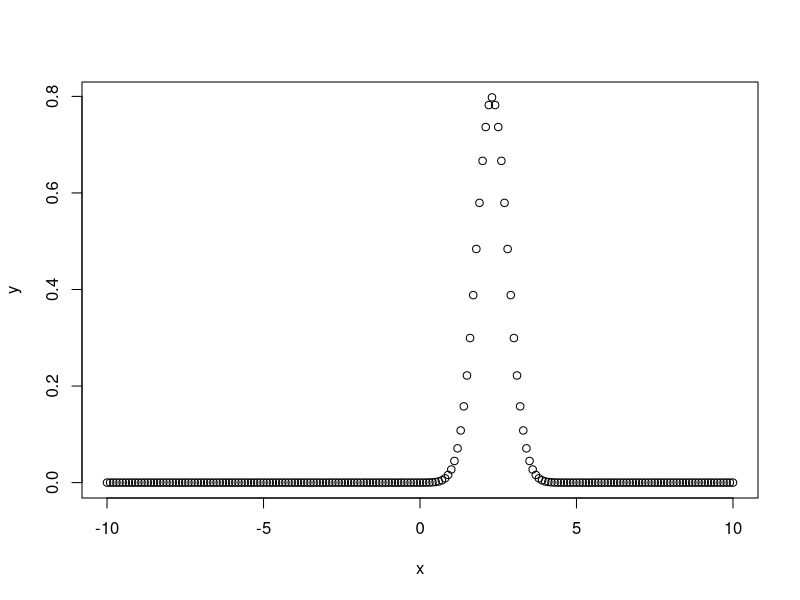
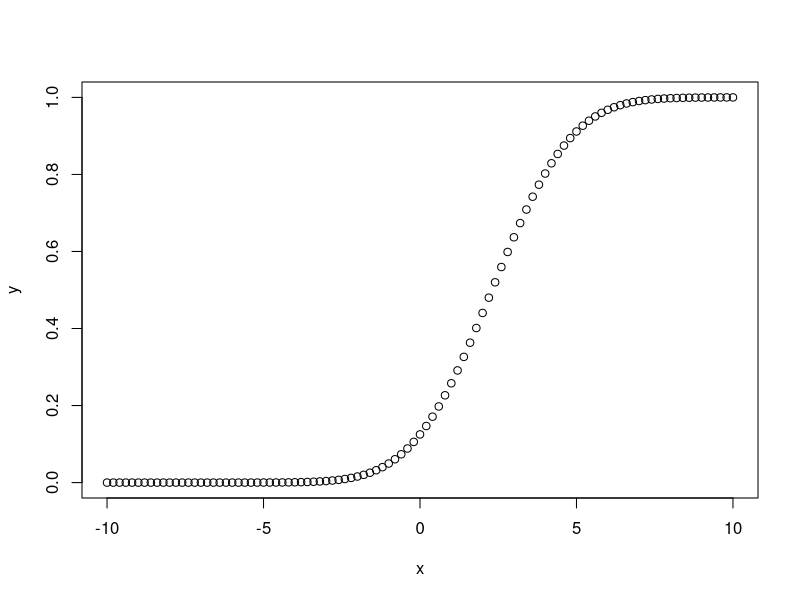
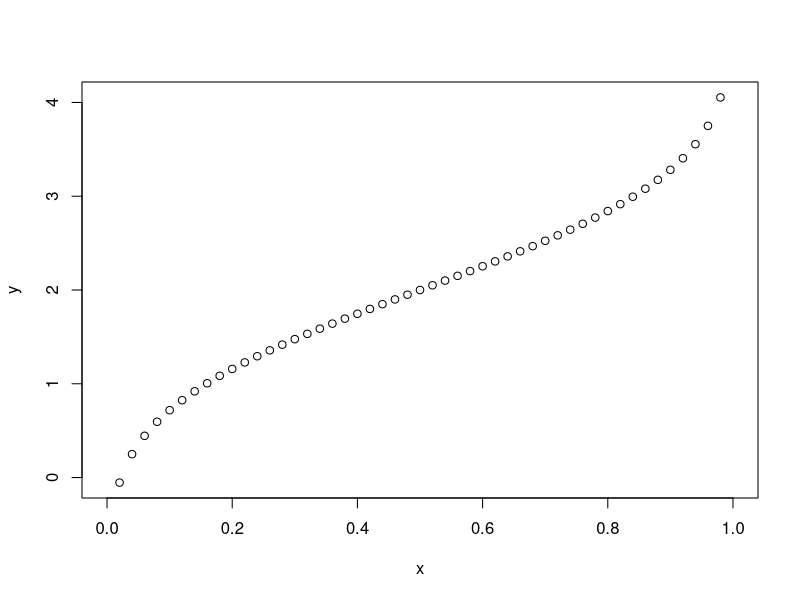
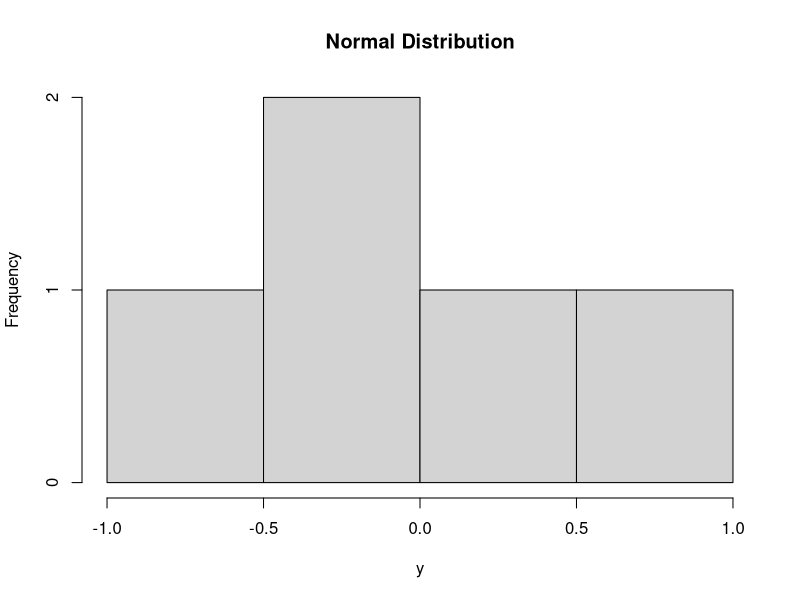

Write R code to recreate these figures, in order.
#Create a sequence of numbers between -10 and 10 incrementing by 0.1.
x<-seq(-10,10,by=.1)
#Choose the mean as 2.5 and standard deviation ans 0.5.
y<-dnorm(x,mean=2.3,sd=0.5)
#Give the chart a file name
png(file="dnorm3.png")
plot(x,y)
#Save the file
dev.off()

#Create a sequence of numbers between -10 and 10 incrementing by 0.2.
x<-seq(-10,10,by=.2)
#Choose the mean as 2.5 and standard deviation ans 2.
y<-pnorm(x,mean=2.3,sd=2)
#Give the chart a file name
png(file="pnorm3.png")
plot(x,y)
#Save the file
dev.off()

#Create a sequence of numbers between -10 and 10 incrementing by 0.02.
x<-seq(0,1,by=0.02)
#Choose the mean as 2.5 and standard deviation as 3.
y<-qnorm(x,mean=2,sd=1)
#Give the chart a file name
png(file="qnorm3.png")
plot(x,y)
#Save the file
dev.off()

#Create a sample of 50 numbers which are normally distributed
y<-rnorm(5)
#Give the chart a file name
png(file="rnorm3.png")
#plot the histogram for this sample
hist(y,main="Normal Distribution")
#Save the file
dev.off()